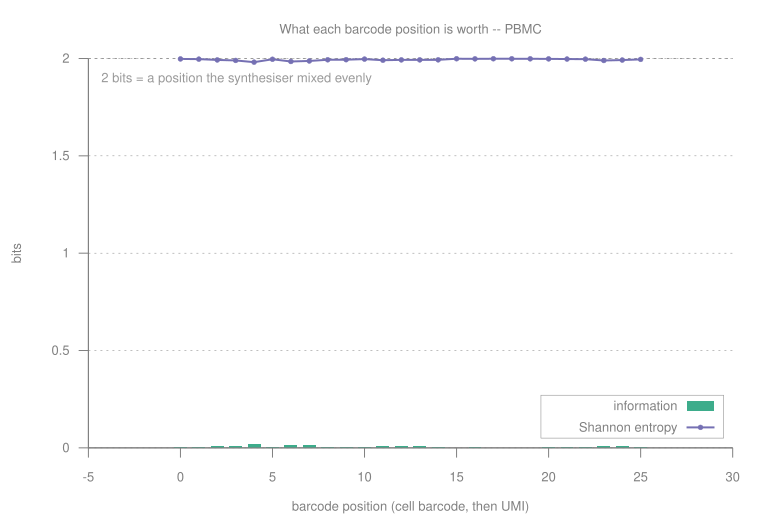

The script that saved this image:
set terminal svg size 760,520 font "Helvetica,13" enhanced
set output "/Users/mikesh/vcs/code/migec/assets/umi_information.PBMC.svg"
set border 3 lw 1 lc rgb "#808080"
set tics nomirror out textcolor rgb "#808080"
set title textcolor rgb "#808080"
set xlabel textcolor rgb "#808080"
set ylabel textcolor rgb "#808080"
set y2label textcolor rgb "#808080"
# Inside, bottom right, opaque-bordered but unfilled -- a legend in the margin makes every figure
# wider than its data and is the first thing a journal asks you to move.
set key inside bottom right box lw 0.5 lc rgb "#808080" textcolor rgb "#808080" samplen 2 spacing 1.1
set style fill solid 0.85 noborder
set grid ytics lw 0.5 lc rgb "#808080" dt 3
set datafile separator "\t"
set datafile missing "NA"

set title "What each barcode position is worth -- PBMC"
set xlabel "barcode position (cell barcode, then UMI)"
set ylabel "bits"
set yrange [0:2]
set boxwidth 0.7
set arrow from graph 0, first 2 to graph 1, first 2 nohead dt 2 lc rgb "#999999"
set label "2 bits = a position the synthesiser mixed evenly" at graph 0.02, first 1.9      tc rgb "#999999"
plot "/Users/mikesh/vcs/code/migec/assets/checkout.umi_composition.tsv" using (strcol(1) eq "PBMC" ? $2 : 1/0):9 with boxes lc rgb "#1b9e77"      title "information",      "" using (strcol(1) eq "PBMC" ? $2 : 1/0):8 with linespoints lw 2 pt 7 ps 0.5      lc rgb "#7570b3" title "Shannon entropy"
